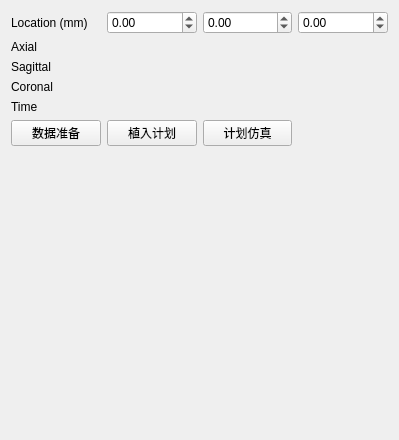
<?xml version="1.0" encoding="UTF-8"?>
<ui version="4.0">
 <class>QmitkImageNavigatorViewControls</class>
 <widget class="QWidget" name="QmitkImageNavigatorViewControls">
  <property name="geometry">
   <rect>
    <x>0</x>
    <y>0</y>
    <width>399</width>
    <height>440</height>
   </rect>
  </property>
  <property name="minimumSize">
   <size>
    <width>0</width>
    <height>0</height>
   </size>
  </property>
  <property name="windowTitle">
   <string>QmitkTemplate</string>
  </property>
  <layout class="QGridLayout" name="gridLayout">
   <item row="1" column="1" colspan="3">
    <widget class="QmitkSliderNavigatorWidget" name="m_SliceNavigatorAxial" native="true">
     <property name="sizePolicy">
      <sizepolicy hsizetype="Expanding" vsizetype="Fixed">
       <horstretch>0</horstretch>
       <verstretch>0</verstretch>
      </sizepolicy>
     </property>
     <property name="minimumSize">
      <size>
       <width>0</width>
       <height>0</height>
      </size>
     </property>
    </widget>
   </item>
   <item row="3" column="1" colspan="3">
    <widget class="QmitkSliderNavigatorWidget" name="m_SliceNavigatorFrontal" native="true">
     <property name="sizePolicy">
      <sizepolicy hsizetype="Expanding" vsizetype="Fixed">
       <horstretch>0</horstretch>
       <verstretch>0</verstretch>
      </sizepolicy>
     </property>
    </widget>
   </item>
   <item row="4" column="1" colspan="3">
    <widget class="QmitkSliderNavigatorWidget" name="m_SliceNavigatorTime" native="true">
     <property name="sizePolicy">
      <sizepolicy hsizetype="Expanding" vsizetype="Fixed">
       <horstretch>0</horstretch>
       <verstretch>0</verstretch>
      </sizepolicy>
     </property>
    </widget>
   </item>
   <item row="2" column="1" colspan="3">
    <widget class="QmitkSliderNavigatorWidget" name="m_SliceNavigatorSagittal" native="true">
     <property name="sizePolicy">
      <sizepolicy hsizetype="Expanding" vsizetype="Fixed">
       <horstretch>0</horstretch>
       <verstretch>0</verstretch>
      </sizepolicy>
     </property>
    </widget>
   </item>
   <item row="0" column="0">
    <widget class="QLabel" name="m_LocationLabel">
     <property name="text">
      <string>Location (mm)</string>
     </property>
    </widget>
   </item>
   <item row="0" column="1">
    <widget class="QDoubleSpinBox" name="m_XWorldCoordinateSpinBox">
     <property name="sizePolicy">
      <sizepolicy hsizetype="Preferred" vsizetype="Fixed">
       <horstretch>0</horstretch>
       <verstretch>0</verstretch>
      </sizepolicy>
     </property>
     <property name="keyboardTracking">
      <bool>false</bool>
     </property>
     <property name="decimals">
      <number>2</number>
     </property>
     <property name="minimum">
      <double>-100000.000000000000000</double>
     </property>
     <property name="maximum">
      <double>100000.000000000000000</double>
     </property>
    </widget>
   </item>
   <item row="0" column="2">
    <widget class="QDoubleSpinBox" name="m_YWorldCoordinateSpinBox">
     <property name="sizePolicy">
      <sizepolicy hsizetype="Preferred" vsizetype="Fixed">
       <horstretch>0</horstretch>
       <verstretch>0</verstretch>
      </sizepolicy>
     </property>
     <property name="keyboardTracking">
      <bool>false</bool>
     </property>
     <property name="decimals">
      <number>2</number>
     </property>
     <property name="minimum">
      <double>-100000.000000000000000</double>
     </property>
     <property name="maximum">
      <double>100000.000000000000000</double>
     </property>
    </widget>
   </item>
   <item row="2" column="0">
    <widget class="QLabel" name="m_SagittalLabel">
     <property name="sizePolicy">
      <sizepolicy hsizetype="Preferred" vsizetype="Fixed">
       <horstretch>0</horstretch>
       <verstretch>0</verstretch>
      </sizepolicy>
     </property>
     <property name="text">
      <string>Sagittal</string>
     </property>
    </widget>
   </item>
   <item row="1" column="0">
    <widget class="QLabel" name="m_AxialLabel">
     <property name="sizePolicy">
      <sizepolicy hsizetype="Preferred" vsizetype="Fixed">
       <horstretch>0</horstretch>
       <verstretch>0</verstretch>
      </sizepolicy>
     </property>
     <property name="text">
      <string>Axial</string>
     </property>
    </widget>
   </item>
   <item row="0" column="3">
    <widget class="QDoubleSpinBox" name="m_ZWorldCoordinateSpinBox">
     <property name="sizePolicy">
      <sizepolicy hsizetype="Preferred" vsizetype="Fixed">
       <horstretch>0</horstretch>
       <verstretch>0</verstretch>
      </sizepolicy>
     </property>
     <property name="keyboardTracking">
      <bool>false</bool>
     </property>
     <property name="decimals">
      <number>2</number>
     </property>
     <property name="minimum">
      <double>-100000.000000000000000</double>
     </property>
     <property name="maximum">
      <double>100000.000000000000000</double>
     </property>
    </widget>
   </item>
   <item row="8" column="2" colspan="2">
    <spacer name="verticalSpacer">
     <property name="orientation">
      <enum>Qt::Vertical</enum>
     </property>
     <property name="sizeHint" stdset="0">
      <size>
       <width>20</width>
       <height>413</height>
      </size>
     </property>
    </spacer>
   </item>
   <item row="3" column="0">
    <widget class="QLabel" name="m_CoronalLabel">
     <property name="sizePolicy">
      <sizepolicy hsizetype="Preferred" vsizetype="Fixed">
       <horstretch>0</horstretch>
       <verstretch>0</verstretch>
      </sizepolicy>
     </property>
     <property name="text">
      <string>Coronal</string>
     </property>
    </widget>
   </item>
   <item row="4" column="0">
    <widget class="QLabel" name="m_TimeLabel">
     <property name="sizePolicy">
      <sizepolicy hsizetype="Preferred" vsizetype="Fixed">
       <horstretch>0</horstretch>
       <verstretch>0</verstretch>
      </sizepolicy>
     </property>
     <property name="text">
      <string>Time</string>
     </property>
    </widget>
   </item>
   <item row="5" column="0">
    <widget class="QPushButton" name="preprocessingBtn">
     <property name="text">
      <string>数据准备</string>
     </property>
    </widget>
   </item>
   <item row="5" column="1">
    <widget class="QPushButton" name="planBtn">
     <property name="text">
      <string>植入计划</string>
     </property>
    </widget>
   </item>
   <item row="5" column="2">
    <widget class="QPushButton" name="emulationBtn">
     <property name="text">
      <string>计划仿真</string>
     </property>
    </widget>
   </item>
  </layout>
 </widget>
 <layoutdefault spacing="6" margin="11"/>
 <customwidgets>
  <customwidget>
   <class>QmitkSliderNavigatorWidget</class>
   <extends>QWidget</extends>
   <header location="global">QmitkSliderNavigatorWidget.h</header>
   <container>1</container>
  </customwidget>
 </customwidgets>
 <includes>
  <include location="local">QmitkDataStorageComboBox.h</include>
 </includes>
 <resources/>
 <connections/>
</ui>
